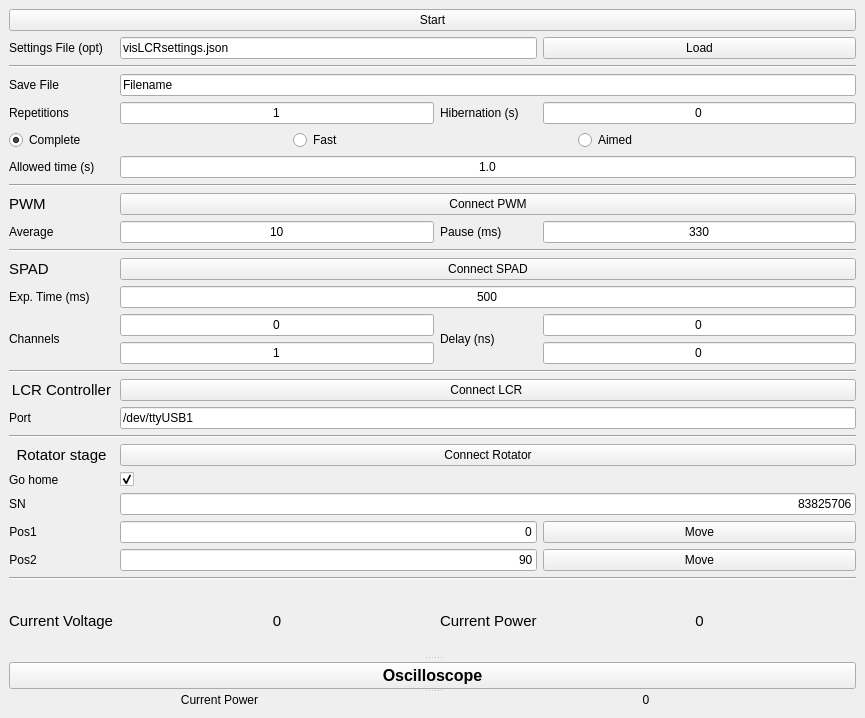
<?xml version="1.0" encoding="UTF-8"?>
<ui version="4.0">
 <class>MainWindow</class>
 <widget class="QMainWindow" name="MainWindow">
  <property name="geometry">
   <rect>
    <x>0</x>
    <y>0</y>
    <width>865</width>
    <height>718</height>
   </rect>
  </property>
  <property name="windowTitle">
   <string>MainWindow</string>
  </property>
  <widget class="QWidget" name="centralWidget">
   <layout class="QVBoxLayout" name="verticalLayout">
    <item>
     <widget class="QSplitter" name="splitter_7">
      <property name="orientation">
       <enum>Qt::Vertical</enum>
      </property>
      <widget class="QWidget" name="layoutWidget">
       <layout class="QHBoxLayout" name="horizontalLayout_4">
        <property name="sizeConstraint">
         <enum>QLayout::SetDefaultConstraint</enum>
        </property>
        <item>
         <widget class="QSplitter" name="splitter_2">
          <property name="orientation">
           <enum>Qt::Vertical</enum>
          </property>
          <widget class="QSplitter" name="splitter">
           <property name="orientation">
            <enum>Qt::Vertical</enum>
           </property>
           <widget class="QWidget" name="layoutWidget">
            <layout class="QGridLayout" name="gridLayout_2">
             <property name="sizeConstraint">
              <enum>QLayout::SetMinimumSize</enum>
             </property>
             <item row="8" column="0" colspan="4">
              <widget class="Line" name="line_6">
               <property name="orientation">
                <enum>Qt::Horizontal</enum>
               </property>
              </widget>
             </item>
             <item row="10" column="2">
              <widget class="QLabel" name="label_17">
               <property name="text">
                <string>Pause (ms)</string>
               </property>
              </widget>
             </item>
             <item row="10" column="1">
              <widget class="QLineEdit" name="txtAverage">
               <property name="text">
                <string>10</string>
               </property>
               <property name="alignment">
                <set>Qt::AlignCenter</set>
               </property>
              </widget>
             </item>
             <item row="3" column="0">
              <widget class="QLabel" name="label_16">
               <property name="text">
                <string>Save File</string>
               </property>
              </widget>
             </item>
             <item row="18" column="0">
              <widget class="QLabel" name="label_4">
               <property name="font">
                <font>
                 <pointsize>11</pointsize>
                </font>
               </property>
               <property name="text">
                <string>LCR Controller</string>
               </property>
               <property name="alignment">
                <set>Qt::AlignCenter</set>
               </property>
              </widget>
             </item>
             <item row="13" column="0">
              <widget class="QLabel" name="label_6">
               <property name="font">
                <font>
                 <pointsize>11</pointsize>
                </font>
               </property>
               <property name="text">
                <string>SPAD</string>
               </property>
              </widget>
             </item>
             <item row="2" column="0" colspan="4">
              <widget class="Line" name="line_5">
               <property name="orientation">
                <enum>Qt::Horizontal</enum>
               </property>
              </widget>
             </item>
             <item row="19" column="0">
              <widget class="QLabel" name="label_9">
               <property name="text">
                <string>Port</string>
               </property>
              </widget>
             </item>
             <item row="9" column="0">
              <widget class="QLabel" name="label_5">
               <property name="font">
                <font>
                 <pointsize>11</pointsize>
                </font>
               </property>
               <property name="text">
                <string>PWM</string>
               </property>
              </widget>
             </item>
             <item row="12" column="0" colspan="4">
              <widget class="Line" name="line">
               <property name="orientation">
                <enum>Qt::Horizontal</enum>
               </property>
              </widget>
             </item>
             <item row="9" column="1" colspan="3">
              <widget class="QPushButton" name="btnConnectPWM">
               <property name="text">
                <string>Connect PWM</string>
               </property>
              </widget>
             </item>
             <item row="14" column="0">
              <widget class="QLabel" name="label">
               <property name="text">
                <string>Exp. Time (ms)</string>
               </property>
              </widget>
             </item>
             <item row="10" column="0">
              <widget class="QLabel" name="label_8">
               <property name="text">
                <string>Average</string>
               </property>
              </widget>
             </item>
             <item row="15" column="1">
              <widget class="QLineEdit" name="txtSPADChannel">
               <property name="text">
                <string>0</string>
               </property>
               <property name="alignment">
                <set>Qt::AlignCenter</set>
               </property>
              </widget>
             </item>
             <item row="25" column="0">
              <widget class="QLabel" name="label_3">
               <property name="sizePolicy">
                <sizepolicy hsizetype="Maximum" vsizetype="Preferred">
                 <horstretch>0</horstretch>
                 <verstretch>0</verstretch>
                </sizepolicy>
               </property>
               <property name="text">
                <string>Pos2</string>
               </property>
               <property name="alignment">
                <set>Qt::AlignCenter</set>
               </property>
              </widget>
             </item>
             <item row="24" column="0">
              <widget class="QLabel" name="label_2">
               <property name="sizePolicy">
                <sizepolicy hsizetype="Maximum" vsizetype="Preferred">
                 <horstretch>0</horstretch>
                 <verstretch>0</verstretch>
                </sizepolicy>
               </property>
               <property name="text">
                <string>Pos1</string>
               </property>
               <property name="alignment">
                <set>Qt::AlignCenter</set>
               </property>
              </widget>
             </item>
             <item row="22" column="0">
              <widget class="QLabel" name="label_7">
               <property name="text">
                <string>Go home</string>
               </property>
              </widget>
             </item>
             <item row="23" column="0">
              <widget class="QLabel" name="label_15">
               <property name="sizePolicy">
                <sizepolicy hsizetype="Maximum" vsizetype="Preferred">
                 <horstretch>0</horstretch>
                 <verstretch>0</verstretch>
                </sizepolicy>
               </property>
               <property name="text">
                <string>SN</string>
               </property>
               <property name="alignment">
                <set>Qt::AlignCenter</set>
               </property>
              </widget>
             </item>
             <item row="21" column="0">
              <widget class="QLabel" name="label_14">
               <property name="font">
                <font>
                 <pointsize>11</pointsize>
                </font>
               </property>
               <property name="text">
                <string>Rotator stage</string>
               </property>
               <property name="alignment">
                <set>Qt::AlignCenter</set>
               </property>
              </widget>
             </item>
             <item row="3" column="1" colspan="3">
              <widget class="QLineEdit" name="txtFileName">
               <property name="text">
                <string>Filename</string>
               </property>
              </widget>
             </item>
             <item row="13" column="1" colspan="3">
              <widget class="QPushButton" name="btnConnectSPAD">
               <property name="text">
                <string>Connect SPAD</string>
               </property>
              </widget>
             </item>
             <item row="1" column="0">
              <widget class="QLabel" name="label_13">
               <property name="text">
                <string>Settings File (opt)</string>
               </property>
              </widget>
             </item>
             <item row="1" column="1" colspan="2">
              <widget class="QLineEdit" name="txtLoadFileName">
               <property name="text">
                <string>visLCRsettings.json</string>
               </property>
              </widget>
             </item>
             <item row="7" column="1" colspan="3">
              <widget class="QLineEdit" name="txtAllowTime">
               <property name="text">
                <string>1.0</string>
               </property>
               <property name="alignment">
                <set>Qt::AlignCenter</set>
               </property>
              </widget>
             </item>
             <item row="6" column="0" colspan="4">
              <layout class="QHBoxLayout" name="horizontalLayout_2">
               <property name="sizeConstraint">
                <enum>QLayout::SetMinimumSize</enum>
               </property>
               <item>
                <widget class="QRadioButton" name="rbtnComplete">
                 <property name="text">
                  <string>Complete</string>
                 </property>
                 <property name="checked">
                  <bool>true</bool>
                 </property>
                </widget>
               </item>
               <item>
                <widget class="QRadioButton" name="rbtnFast">
                 <property name="text">
                  <string>Fast</string>
                 </property>
                </widget>
               </item>
               <item>
                <widget class="QRadioButton" name="rbtnAimed">
                 <property name="text">
                  <string>Aimed</string>
                 </property>
                </widget>
               </item>
              </layout>
             </item>
             <item row="7" column="0">
              <widget class="QLabel" name="label_18">
               <property name="text">
                <string>Allowed time (s)</string>
               </property>
              </widget>
             </item>
             <item row="0" column="0" colspan="4">
              <widget class="QPushButton" name="btnStart">
               <property name="text">
                <string>Start</string>
               </property>
              </widget>
             </item>
             <item row="4" column="0">
              <widget class="QLabel" name="label_19">
               <property name="text">
                <string>Repetitions</string>
               </property>
              </widget>
             </item>
             <item row="4" column="1">
              <widget class="QLineEdit" name="txtRepetitions">
               <property name="text">
                <string>1</string>
               </property>
               <property name="alignment">
                <set>Qt::AlignCenter</set>
               </property>
              </widget>
             </item>
             <item row="4" column="2">
              <widget class="QLabel" name="label_21">
               <property name="text">
                <string>Hibernation (s)</string>
               </property>
              </widget>
             </item>
             <item row="1" column="3">
              <widget class="QPushButton" name="btnLoad">
               <property name="text">
                <string>Load</string>
               </property>
              </widget>
             </item>
             <item row="10" column="3">
              <widget class="QLineEdit" name="txtPause">
               <property name="text">
                <string>330</string>
               </property>
               <property name="alignment">
                <set>Qt::AlignCenter</set>
               </property>
              </widget>
             </item>
             <item row="4" column="3">
              <widget class="QLineEdit" name="txtHibernation">
               <property name="text">
                <string>0</string>
               </property>
               <property name="alignment">
                <set>Qt::AlignCenter</set>
               </property>
              </widget>
             </item>
             <item row="15" column="3">
              <widget class="QLineEdit" name="txtDelay">
               <property name="text">
                <string>0</string>
               </property>
               <property name="alignment">
                <set>Qt::AlignCenter</set>
               </property>
              </widget>
             </item>
             <item row="16" column="3">
              <widget class="QLineEdit" name="txtOtherDelay">
               <property name="text">
                <string>0</string>
               </property>
               <property name="alignment">
                <set>Qt::AlignCenter</set>
               </property>
              </widget>
             </item>
             <item row="16" column="1">
              <widget class="QLineEdit" name="txtSPADOtherChannel">
               <property name="text">
                <string>1</string>
               </property>
               <property name="alignment">
                <set>Qt::AlignCenter</set>
               </property>
              </widget>
             </item>
             <item row="15" column="2" rowspan="2">
              <widget class="QLabel" name="label_11">
               <property name="text">
                <string>Delay (ns)</string>
               </property>
              </widget>
             </item>
             <item row="15" column="0" rowspan="2">
              <widget class="QLabel" name="label_10">
               <property name="text">
                <string>Channels</string>
               </property>
              </widget>
             </item>
             <item row="17" column="0" colspan="4">
              <widget class="Line" name="line_2">
               <property name="orientation">
                <enum>Qt::Horizontal</enum>
               </property>
              </widget>
             </item>
             <item row="18" column="1" colspan="3">
              <widget class="QPushButton" name="btnConnectLCR">
               <property name="text">
                <string>Connect LCR </string>
               </property>
              </widget>
             </item>
             <item row="19" column="1" colspan="3">
              <widget class="QLineEdit" name="txtPort">
               <property name="text">
                <string>/dev/ttyUSB1</string>
               </property>
               <property name="alignment">
                <set>Qt::AlignLeading|Qt::AlignLeft|Qt::AlignVCenter</set>
               </property>
              </widget>
             </item>
             <item row="21" column="1" colspan="3">
              <widget class="QPushButton" name="btnConnect">
               <property name="text">
                <string>Connect Rotator</string>
               </property>
              </widget>
             </item>
             <item row="20" column="0" colspan="4">
              <widget class="Line" name="line_3">
               <property name="orientation">
                <enum>Qt::Horizontal</enum>
               </property>
              </widget>
             </item>
             <item row="23" column="1" colspan="3">
              <widget class="QLineEdit" name="txtSN">
               <property name="sizePolicy">
                <sizepolicy hsizetype="MinimumExpanding" vsizetype="Fixed">
                 <horstretch>0</horstretch>
                 <verstretch>0</verstretch>
                </sizepolicy>
               </property>
               <property name="text">
                <string>83825706</string>
               </property>
               <property name="alignment">
                <set>Qt::AlignRight|Qt::AlignTrailing|Qt::AlignVCenter</set>
               </property>
              </widget>
             </item>
             <item row="24" column="3">
              <widget class="QPushButton" name="btnMove1">
               <property name="text">
                <string>Move</string>
               </property>
              </widget>
             </item>
             <item row="25" column="3">
              <widget class="QPushButton" name="btnMove2">
               <property name="text">
                <string>Move</string>
               </property>
              </widget>
             </item>
             <item row="24" column="1" colspan="2">
              <widget class="QLineEdit" name="txtPos1">
               <property name="sizePolicy">
                <sizepolicy hsizetype="MinimumExpanding" vsizetype="Fixed">
                 <horstretch>0</horstretch>
                 <verstretch>0</verstretch>
                </sizepolicy>
               </property>
               <property name="text">
                <string>0</string>
               </property>
               <property name="alignment">
                <set>Qt::AlignRight|Qt::AlignTrailing|Qt::AlignVCenter</set>
               </property>
              </widget>
             </item>
             <item row="14" column="1" colspan="3">
              <widget class="QLineEdit" name="txtExposure">
               <property name="text">
                <string>500</string>
               </property>
               <property name="alignment">
                <set>Qt::AlignCenter</set>
               </property>
              </widget>
             </item>
             <item row="25" column="1" colspan="2">
              <widget class="QLineEdit" name="txtPos2">
               <property name="sizePolicy">
                <sizepolicy hsizetype="MinimumExpanding" vsizetype="Fixed">
                 <horstretch>0</horstretch>
                 <verstretch>0</verstretch>
                </sizepolicy>
               </property>
               <property name="text">
                <string>90</string>
               </property>
               <property name="alignment">
                <set>Qt::AlignRight|Qt::AlignTrailing|Qt::AlignVCenter</set>
               </property>
              </widget>
             </item>
             <item row="26" column="0" colspan="4">
              <widget class="Line" name="line_4">
               <property name="orientation">
                <enum>Qt::Horizontal</enum>
               </property>
              </widget>
             </item>
             <item row="27" column="3">
              <widget class="QLabel" name="lblPowerStart">
               <property name="font">
                <font>
                 <pointsize>11</pointsize>
                </font>
               </property>
               <property name="text">
                <string>0</string>
               </property>
               <property name="alignment">
                <set>Qt::AlignCenter</set>
               </property>
              </widget>
             </item>
             <item row="27" column="2">
              <widget class="QLabel" name="label_12">
               <property name="font">
                <font>
                 <pointsize>11</pointsize>
                </font>
               </property>
               <property name="text">
                <string>Current Power</string>
               </property>
              </widget>
             </item>
             <item row="27" column="0">
              <widget class="QLabel" name="label_22">
               <property name="font">
                <font>
                 <pointsize>11</pointsize>
                </font>
               </property>
               <property name="text">
                <string>Current Voltage</string>
               </property>
              </widget>
             </item>
             <item row="27" column="1">
              <widget class="QLabel" name="lblVoltageStart">
               <property name="font">
                <font>
                 <pointsize>11</pointsize>
                </font>
               </property>
               <property name="text">
                <string>0</string>
               </property>
               <property name="alignment">
                <set>Qt::AlignCenter</set>
               </property>
              </widget>
             </item>
             <item row="22" column="1">
              <widget class="QCheckBox" name="cbHome">
               <property name="text">
                <string/>
               </property>
               <property name="checked">
                <bool>true</bool>
               </property>
              </widget>
             </item>
            </layout>
           </widget>
          </widget>
         </widget>
        </item>
        <item>
         <layout class="QHBoxLayout" name="ltVis">
          <property name="sizeConstraint">
           <enum>QLayout::SetDefaultConstraint</enum>
          </property>
         </layout>
        </item>
       </layout>
      </widget>
      <widget class="QWidget" name="layoutWidget">
       <layout class="QGridLayout" name="gridLayout_4">
        <item row="0" column="1">
         <layout class="QHBoxLayout" name="ltOscilloscope"/>
        </item>
        <item row="0" column="0">
         <widget class="QSplitter" name="splitter_6">
          <property name="sizePolicy">
           <sizepolicy hsizetype="Minimum" vsizetype="Maximum">
            <horstretch>0</horstretch>
            <verstretch>0</verstretch>
           </sizepolicy>
          </property>
          <property name="orientation">
           <enum>Qt::Vertical</enum>
          </property>
          <widget class="QPushButton" name="btnOscilloscope">
           <property name="sizePolicy">
            <sizepolicy hsizetype="Minimum" vsizetype="Expanding">
             <horstretch>0</horstretch>
             <verstretch>0</verstretch>
            </sizepolicy>
           </property>
           <property name="font">
            <font>
             <pointsize>12</pointsize>
             <weight>75</weight>
             <bold>true</bold>
            </font>
           </property>
           <property name="text">
            <string>Oscilloscope</string>
           </property>
          </widget>
          <widget class="QWidget" name="layoutWidget">
           <layout class="QHBoxLayout" name="horizontalLayout">
            <item>
             <widget class="QLabel" name="label_20">
              <property name="text">
               <string>Current Power</string>
              </property>
              <property name="alignment">
               <set>Qt::AlignCenter</set>
              </property>
             </widget>
            </item>
            <item>
             <widget class="QLabel" name="lblPower">
              <property name="text">
               <string>0</string>
              </property>
              <property name="alignment">
               <set>Qt::AlignCenter</set>
              </property>
             </widget>
            </item>
           </layout>
          </widget>
         </widget>
        </item>
       </layout>
      </widget>
     </widget>
    </item>
   </layout>
  </widget>
 </widget>
 <resources/>
 <connections/>
</ui>
